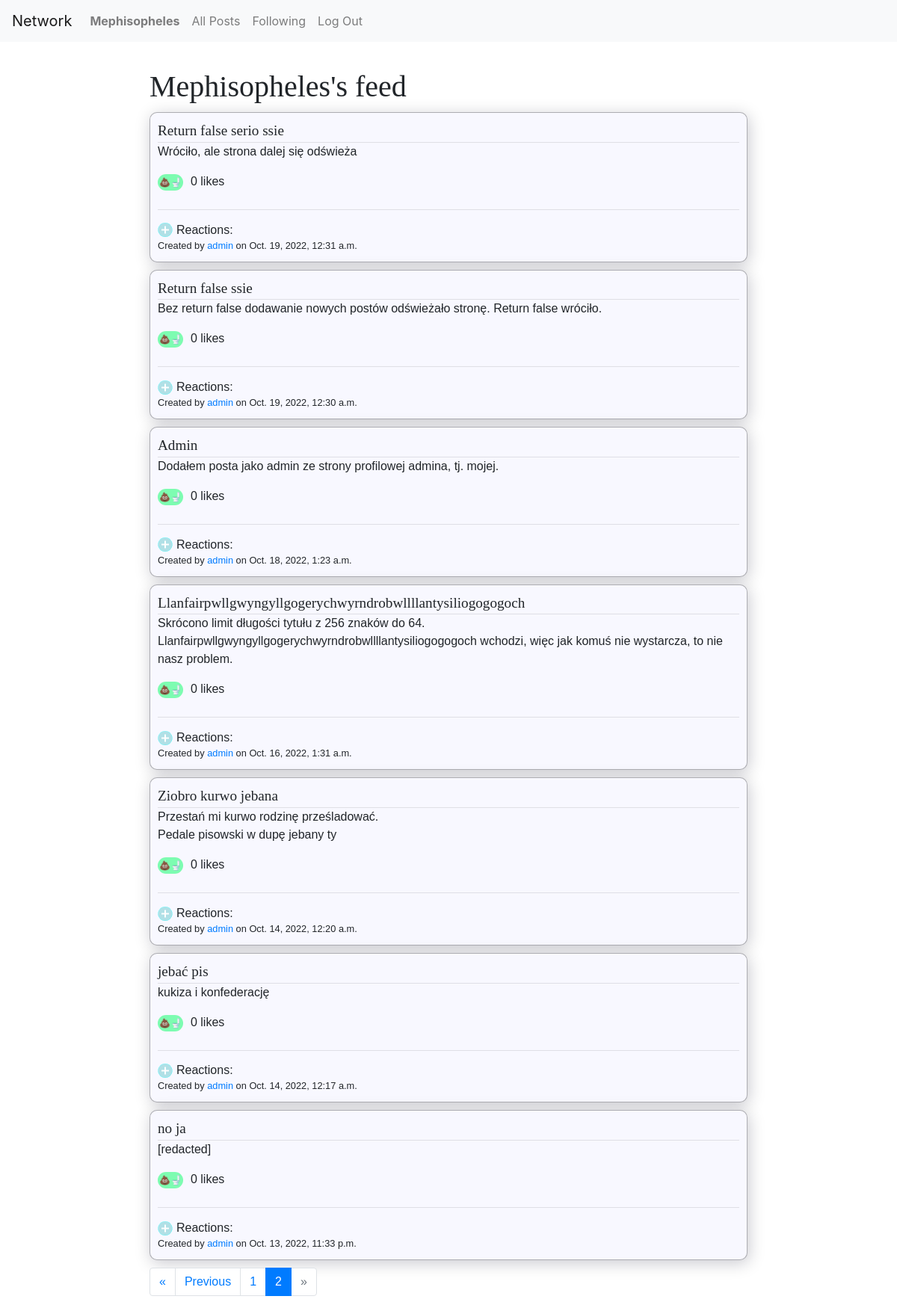
The app's page /following?page=2 (signed in) with its own data.
### network/models.py (models this page shows, shortened)
class User(AbstractUser):
    shadowbanned = models.BooleanField(default=False)
    def __str__(self):
        return f"{self.username}"

class Post(models.Model):
    author    = models.ForeignKey     (User, on_delete=models.CASCADE, related_name='posts')
    body      = models.CharField      (max_length=4096)
    likes     = models.ManyToManyField(User,          blank=True,      related_name='likes')
    timestamp = models.DateTimeField  (auto_now_add=True)
    title     = models.CharField      (max_length=64, blank=True)
    def total_likes(self):
        return self.likes.all().count()
    def get_reactions(self, user=None):
        reactions = {}
        for reaction_obj in self.reactions.all():
            category = reaction_obj.category.reaction
            if category in reactions.keys():
                reactions[category]['count'] += 1
            else:
                reactions[category]          = {}
                reactions[category]['emoji'] = reaction_obj.category.emoji
                reactions[category]['count'] = 1
        if user:
            user_reaction = self.reactions.filter(user=user)
            if len(user_reaction) == 1:
                key = str(user_reaction[0].category.reaction)
                reactions[key]['your_reaction'] = True
        return reactions

### network/views.py (the view)
# urls.py: path("following", views.following,   name="following"),
@login_required
def following(request):
    followed = []
    for person in Follower.objects.filter(following=request.user):
        followed.append(person.followed.id)
    content = paginate( filter_shadowbans(request,
                            Post.objects.filter(author__in=followed).order_by('-timestamp')),
                        request.GET.get('page'),
                        user=logged_in_user(request))
    return render(request, "network/following.html", {
        'paginator'    : content['paginator'],
        'page_obj'     : content['page_obj'],
    })

### network/util.py (called while the page is built)
def paginate(content, page_number, paginate_by=10, user=None):
    paginator = Paginator(content, paginate_by)
    page_obj  = paginator.get_page(page_number)
    print(f"Logged in user is {user}")
    for page_item in page_obj:
        if hasattr(page_item, 'get_reactions'):
            page_item.reactions_data = page_item.get_reactions(user)
    return {
        "paginator": paginator,
        "page_obj" : page_obj
    }

def logged_in_user(request):
    return request.user if request.user.is_authenticated else None

def filter_shadowbans(request, posts):
    if request.user.is_superuser:
        return posts
    return posts.filter(Q(author__shadowbanned=False) | Q(author=request.user.id))

### network/templates/network/following.html (shortened to what this page needs)
{% extends "network/layout.html" %}
{% block body %}
    <div class="content-wrapper">
        <h1>{{ user.username|title }}'s feed</h1>
        <div class="posts-view">
        {% for post in page_obj %}
            {% include "./post.html" %}
        {% empty %}
            No posts
        {% endfor %}
            <div id="pagination-wrapper">
                {% include './pagination.html' %}
            </div>
        </div>
    </div>
{% endblock %}

### network/templates/network/layout.html (shortened to what this page needs)
{% load static %}
<!DOCTYPE html>
<html lang="en">
    <head>
        <link rel="stylesheet"    href="{% static 'network/styles.css' %}">
        <link rel="stylesheet"    href="https://stackpath.bootstrapcdn.com/bootstrap/4.4.1/css/bootstrap.min.css">
    </head>
    <body>
        <nav class="navbar navbar-expand-lg navbar-light bg-light">
            <a class="navbar-brand" href="{% url 'index' %}">Network</a>
            <div>
              <ul class="navbar-nav mr-auto">
                {% if user.is_authenticated %}
                    <li class="nav-item">
                        <a class="nav-link" href="{% url 'profile' user.id %}">
                            <strong>{{ user.username }}</strong>
                        </a>
                    </li>
                {% endif %}
                <li class="nav-item">
                  <a class="nav-link" href="{% url 'index' %}">All Posts</a>
                </li>
                {% if user.is_authenticated %}
                    <li class="nav-item">
                        <a class="nav-link" href="{% url 'following' %}">Following</a>
                    </li>
                    <li class="nav-item">
                        <a class="nav-link" href="{% url 'logout' %}">Log Out</a>
                    </li>
                {% endif %}
              </ul>
            </div>
          </nav>
        <div class="body">
            {% block body %}
            {% endblock %}
        </div>
    </body>
</html>

### network/templates/network/post.html (shortened to what this page needs)
<div {% if post.author.shadowbanned and request.user.is_superuser %}
        class="post post-shadowbanned"
    {% else %}
        class="post"
    {% endif %}
    id="post-{{ post.id }}" data-postid="{{ post.id }}">
    <div class="post-title">
        {% if post.title %}
            <span class="has-title">{{ post.title }}</span>
        {% else %}
            <span class="no-title">No title</span>
        {% endif %}
    </div>
    <div class="post-body">{{ post.body|linebreaks }}</div>
    <div class="post-likes">
        {% if user.is_authenticated and not user == post.author %}
            <form class="like-form" action="{% url 'like-post' post.id %}" method="POST">
                <input type="submit" class="like-button" value="&#128169&#128701">
            </form>
        {% endif %}
        <span class="likes-counter">
            {{ post.total_likes }}
            like{% if post.total_likes != 1 %}s{% endif %}
        </span>
    </div>
    <div class="post-reactions-wrapper">
        <div class="post-reactions-container">
            <div class="post-reactions-interface">
                {% if user.is_authenticated and not user == post.author %}
                <div class="add-stuff-button reaction-btn" title="React to the post" data-postid="{{ post.id }}">
                    <svg id="reaction-interface-opener" width="20" height="20"
                        {% include './add_stuff_svg_guts.html' %}
                    </svg>
                </div>
                {% endif %}
                <div class="reactions-announcer"> Reactions:</div>
            </div>
        </div>
    </div>
    <div class="post-credentials">
        Created by
        <span class='author'>
            <a href="{% url 'profile' post.author.id %}">{{ post.author.username }}</a>
        </span>
        on {{ post.timestamp }}
    </div>
</div>

### network/static/network/styles.css (style rules this page uses)
* { -webkit-box-sizing: border-box; box-sizing: border-box; }
.body { display: -webkit-box; display: -ms-flexbox; display: flex; -webkit-box-orient: horizontal; -webkit-box-direction: normal; -ms-flex-direction: row; flex-direction: row; font-size: 16px; font-family: Helvetica, sans-serif; margin-top: 3%; }
h1, h2, h3, h4, h5, h6 { font-family: "Times new roman", serif; }
svg { pointer-events: none; }
.content-wrapper { position: relative; margin: auto; margin-left: 0; -webkit-box-ordinal-group: 2; -ms-flex-order: 1; order: 1; }
.post { position: relative; display: block; border: 1px solid rgba(0, 0, 0, 0.3); border-radius: 10px; margin: 10px 0px; padding: 10px; overflow-wrap: break-word; background-color: ghostwhite; -webkit-box-shadow: 2px 4px 21.37px #04022137; box-shadow: 2px 4px 21.37px #04022137; }
@media screen and (min-width: 1101px) { .post { width: 800px; } }
.post-title { max-width: 100%; border-bottom: 1px solid rgba(0, 0, 0, 0.1); font-family: "Times new roman", serif; font-size: 1.2em; }
.post-credentials { display: inline-block; }
.like-button { border: none; border-radius: 30px; background-color: #00ff627f; padding: 2px; font-size: 12px; }
.has-title { font-weight: 420.69; }
.post-likes { display: -webkit-box; display: -ms-flexbox; display: flex; }
input.like-button { margin-right: 10px; }
.post-reactions-wrapper { max-width: 100%; margin-top: 25px; padding-top: 10px; border-top: 1px solid rgba(0, 0, 0, 0.1); }
.post-reactions-container { vertical-align: middle; display: -webkit-inline-box; display: -ms-inline-flexbox; display: inline-flex; }
.post-reactions-interface { display: -webkit-inline-box; display: -ms-inline-flexbox; display: inline-flex; -webkit-transform: translateY(18%); transform: translateY(18%); }
.reaction-btn { position: relative; -webkit-transform: translateY(-3%); transform: translateY(-3%); }
.reactions-announcer { margin-left: 5px; height: -webkit-fit-content; height: -moz-fit-content; height: fit-content; }
.post-credentials { font-size: 0.8em; }
input, textarea { background-color: #009bff08; }
input { border-radius: 5px; }

### records on screen
User: username "Mephisopheles"
Post: title "Return false serio ssie", body "Wróciło, ale strona dalej się odświeża", total_likes "0", author.username "admin", timestamp "Oct. 19, 2022, 12:31 a.m."
Post: title "Return false ssie", body "Bez return false dodawanie nowych postów odświeżało stronę. Return false wróciło.", total_likes "0", author.username "admin", timestamp "Oct. 19, 2022, 12:30 a.m."
Post: title "Admin", body "Dodałem posta jako admin ze strony profilowej admina, tj. mojej.", total_likes "0", author.username "admin", timestamp "Oct. 18, 2022, 1:23 a.m."
Post: title "Llanfairpwllgwyngyllgogerychwyrndrobwllllantysiliogogogoch", body "Skrócono limit długości tytułu z 256 znaków do 64. Llanfairpwllgwyngyllgogerychwyrndrobwllllantysiliogogogoch wchodzi, więc jak komuś nie wystarcza, to nie nasz problem.", total_likes "0", author.username "admin", timestamp "Oct. 16, 2022, 1:31 a.m."
Post: title "Ziobro kurwo jebana", body "Przestań mi kurwo rodzinę prześladować. Pedale pisowski w dupę jebany ty", total_likes "0", author.username "admin", timestamp "Oct. 14, 2022, 12:20 a.m."
Post: title "jebać pis", body "kukiza i konfederację", total_likes "0", author.username "admin", timestamp "Oct. 14, 2022, 12:17 a.m."
Post: title "no ja", body "[redacted]", total_likes "0", author.username "admin", timestamp "Oct. 13, 2022, 11:33 p.m."

### other values on screen
{{ page.number }} "1"
{{ page_obj.number }} "2"
